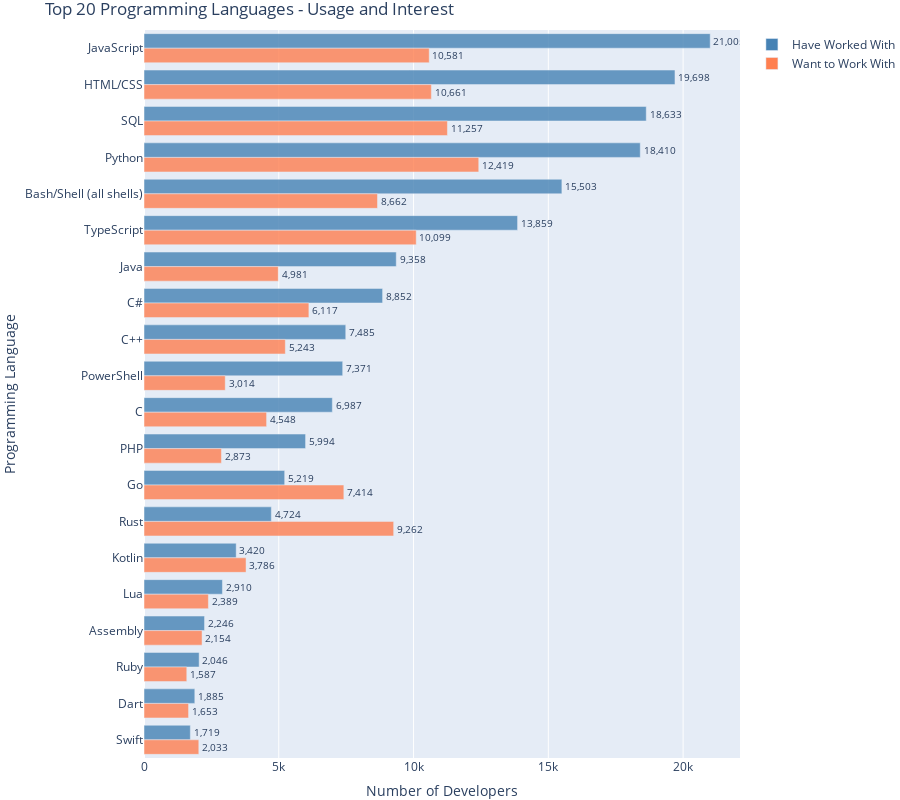

Notebook source saved alongside this figure:
### Code cell
# Visualize top languages with Plotly
fig = go.Figure()

fig.add_trace(go.Bar(
    name='Have Worked With',
    y=lang_df['Language'],
    x=lang_df['Have Worked With'],
    orientation='h',
    marker=dict(color='steelblue', opacity=0.8),
    text=[f'{v:,}' for v in lang_df['Have Worked With']],
    textposition='outside',
    hovertemplate='<b>%{y}</b><br>Have Worked With: %{x:,}<extra></extra>'
))

fig.add_trace(go.Bar(
    name='Want to Work With',
    y=lang_df['Language'],
    x=lang_df['Want to Work With'],
    orientation='h',
    marker=dict(color='coral', opacity=0.8),
    text=[f'{v:,}' for v in lang_df['Want to Work With']],
    textposition='outside',
    hovertemplate='<b>%{y}</b><br>Want to Work With: %{x:,}<extra></extra>'
))

fig.update_layout(
    title='Top 20 Programming Languages - Usage and Interest',
    xaxis_title='Number of Developers',
    yaxis_title='Programming Language',
    barmode='group',
    height=800,
    font=dict(size=12),
    hovermode='y unified',
    yaxis=dict(autorange='reversed')
)

fig.show()

### Figure 1 — Plotly figure (JSON) as saved in the notebook; plotly's stock layout.template omitted (floating-point values rounded to 4 significant figures)
{"data": [{"hovertemplate": "<b>%{y}</b><br>Have Worked With: %{x:,}<extra></extra>", "marker": {"color": "steelblue", "opacity": 0.8}, "name": "Have Worked With", "orientation": "h", "text": ["21,005", "19,698", "18,633", "18,410", "15,503", "13,859", "9,358", "8,852", "7,485", "7,371", "6,987", "5,994", "5,219", "4,724", "3,420", "2,910", "2,246", "2,046", "1,885", "1,719"], "textposition": "outside", "type": "bar", "x": [21005, 19698, 18633, 18410, 15503, 13859, 9358, 8852, 7485, 7371, 6987, 5994, 5219, 4724, 3420, 2910, 2246, 2046, 1885, 1719], "y": ["JavaScript", "HTML/CSS", "SQL", "Python", "Bash/Shell (all shells)", "TypeScript", "Java", "C#", "C++", "PowerShell", "C", "PHP", "Go", "Rust", "Kotlin", "Lua", "Assembly", "Ruby", "Dart", "Swift"]}, {"hovertemplate": "<b>%{y}</b><br>Want to Work With: %{x:,}<extra></extra>", "marker": {"color": "coral", "opacity": 0.8}, "name": "Want to Work With", "orientation": "h", "text": ["10,581", "10,661", "11,257", "12,419", "8,662", "10,099", "4,981", "6,117", "5,243", "3,014", "4,548", "2,873", "7,414", "9,262", "3,786", "2,389", "2,154", "1,587", "1,653", "2,033"], "textposition": "outside", "type": "bar", "x": [10581, 10661, 11257, 12419, 8662, 10099, 4981, 6117, 5243, 3014, 4548, 2873, 7414, 9262, 3786, 2389, 2154, 1587, 1653, 2033], "y": ["JavaScript", "HTML/CSS", "SQL", "Python", "Bash/Shell (all shells)", "TypeScript", "Java", "C#", "C++", "PowerShell", "C", "PHP", "Go", "Rust", "Kotlin", "Lua", "Assembly", "Ruby", "Dart", "Swift"]}], "layout": {"barmode": "group", "font": {"size": 12}, "height": 800, "hovermode": "y unified", "title": {"text": "Top 20 Programming Languages - Usage and Interest"}, "xaxis": {"title": {"text": "Number of Developers"}}, "yaxis": {"autorange": "reversed", "title": {"text": "Programming Language"}}}}
